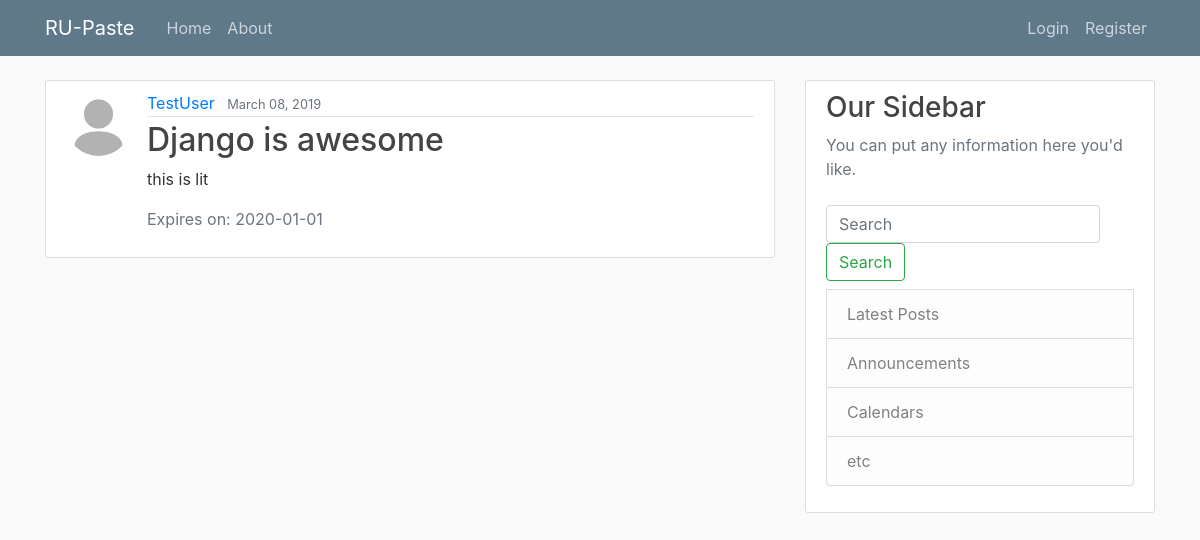
The page /post/10/ on the database its author committed.
### blog/models.py (models this page shows, shortened)
class Post(models.Model):
    title = models.CharField(max_length=100)
    content = models.TextField()
    date_posted = models.DateTimeField(default=timezone.now)
    date_expired = models.DateTimeField(auto_now=False, auto_now_add=False, blank=True, default='2020-01-01')
    private = models.BooleanField(default=False)
    author = models.ForeignKey(User, on_delete=models.CASCADE)

### users/models.py (models this page shows, shortened)
class Profile(models.Model):
    user = models.OneToOneField(User, on_delete=models.CASCADE)
    image = models.ImageField(default='default.jpg', upload_to='profile_pics')

### blog/views.py (the view)
# urls.py: path('post/<int:pk>/', PostDetailView.as_view(), name='post-detail'),
class PostDetailView(DetailView):
    model = Post

### blog/templates/blog/post_detail.html (shortened to what this page needs)
{% extends "blog/base.html" %}
{% block content %}
  <article class="media content-section">
    <img class="rounded-circle article-img" src="{{ object.author.profile.image.url }}">
    <div class="media-body">
      <div class="article-metadata">
        <a class="mr-2" href="{% url 'user-posts' object.author.username %}">{{ object.author }}</a>
        <small class="text-muted">{{ object.date_posted|date:"F d, Y" }}</small>
      </div>
      <h2 class="article-title">{{ object.title }}</h2>
      <p class="article-content">{{ object.content }}</p>
      <p class="text-muted ml-0">Expires on: {{ post.date_expired| date:"Y-m-d" }}</p>
    </div>
  </article>
{% endblock content%}

### blog/static/blog/main.css (style rules this page uses)
body { background: #fafafa; color: #333333; margin-top: 5rem; }
h1, h2, h3, h4, h5, h6 { color: #444444; }
.content-section { background: #ffffff; padding: 10px 20px; border: 1px solid #dddddd; border-radius: 3px; margin-bottom: 20px; }
.article-title { color: #444444; }
.article-content { white-space: pre-line; }
.article-img { height: 65px; width: 65px; margin-right: 16px; }
.article-metadata { padding-bottom: 1px; margin-bottom: 4px; border-bottom: 1px solid #e3e3e3 }

### rows shown on the page
Post: author.profile.image (placeholder picture), author "TestUser", date_posted "March 08, 2019", title "Django is awesome", content "this is lit", date_expired "2020-01-01"
